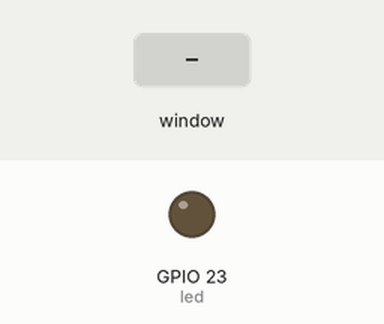
This program was run on a simulated Raspberry Pi (BCM pin numbers). Shown: output pins drawn as LEDs (lit = HIGH). The test bench sets the inputs (shaded band). The desktop window is not drawn, its controls go by their first labels and the mouse button is held 0.15 s.

Above: at 1.2 s.
1.3 s: control labelled "Click Me" in the window clicked
At 1.7 s:
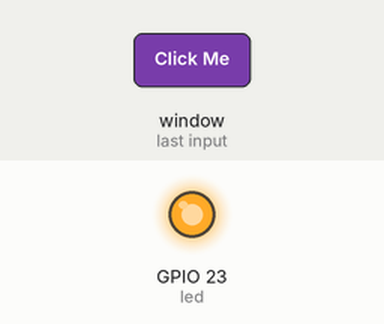
Timing chart, 0 to 4.3 s (numbered marks = the images above; inputs shaded):
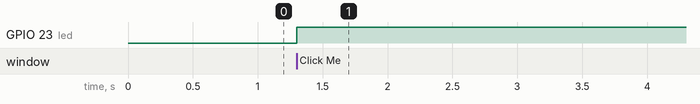

Measured:
- after the input at 1.3 s, GPIO 23 (led): LOW → HIGH at once

The program:

section2.py
```python
# -*- coding: utf-8 -*-

# Form implementation generated from reading ui file 'msg_box.ui'
#
# Created by: PyQt5 UI code generator 5.12.1
#
# WARNING! All changes made in this file will be lost!

from PyQt5 import QtCore, QtGui, QtWidgets
'''user code'''
from PyQt5.QtWidgets import QMessageBox
from gpiozero import LED
import RPi.GPIO

RPi.GPIO.setmode(RPi.GPIO.BCM)
led = LED(23)

def btn_clicked():
    print("Button Pressed")
    QMessageBox.information(MainWindow, 'Welcome', 'PyQt5 + Raspberry PI')

def ledToggle():
    if led.is_lit:
        led.off()
    else:
        led.on()
'''user code'''


class Ui_MainWindow(object):
    def setupUi(self, MainWindow):
        MainWindow.setObjectName("MainWindow")
        MainWindow.resize(539, 339)
        self.centralwidget = QtWidgets.QWidget(MainWindow)
        self.centralwidget.setObjectName("centralwidget")
        self.pushButton = QtWidgets.QPushButton(self.centralwidget)
        self.pushButton.setGeometry(QtCore.QRect(180, 110, 191, 111))
        font = QtGui.QFont()
        font.setPointSize(10)
        self.pushButton.setFont(font)
        self.pushButton.setObjectName("pushButton")
        MainWindow.setCentralWidget(self.centralwidget)
        self.statusbar = QtWidgets.QStatusBar(MainWindow)
        self.statusbar.setObjectName("statusbar")
        MainWindow.setStatusBar(self.statusbar)

        self.retranslateUi(MainWindow)
        QtCore.QMetaObject.connectSlotsByName(MainWindow)

    def retranslateUi(self, MainWindow):
        _translate = QtCore.QCoreApplication.translate
        MainWindow.setWindowTitle(_translate("MainWindow", "Message Box"))
        self.pushButton.setText(_translate("MainWindow", "Click Me"))
        '''user code'''
        self.pushButton.clicked.connect(ledToggle)

import sys
app = QtWidgets.QApplication(sys.argv)
MainWindow = QtWidgets.QMainWindow()
ui = Ui_MainWindow()
ui.setupUi(MainWindow)
MainWindow.show()
sys.exit(app.exec_())
```
